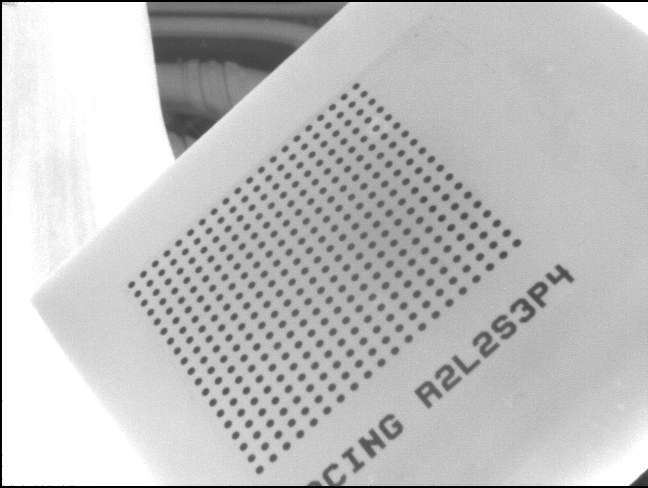
%> input picture 3D/refraction calibration/pictures/010218/a1_w - Copy.tif, 648 x 488 px
$ octave --eval "result = detect_dots_pattern(imread('../pictures/010218/a1_w - Copy.tif'));"   (GNU Octave 9; MATLAB toolbox functions it lacks are replaced by stand-ins)
%> lines starting %> are read from the running program, lines starting %| are printed output that depends on the picture; in (x1, y1, x2, y2) boxes, pixels count from 0 and x2, y2 are one past the last pixel; in counts of white or black regions, pixels touching at a corner belong together; the program's own positions count from 1
%> the loop in detect_dots_pattern, `for i = 1:4` made 1 pass
%> (CC, numPixels) on pass 1: (1 connected component, 262539)
%> pass 1, in lap, `I_lap = imfilter(I,f_lap,'replicate')*sigma^4;`:
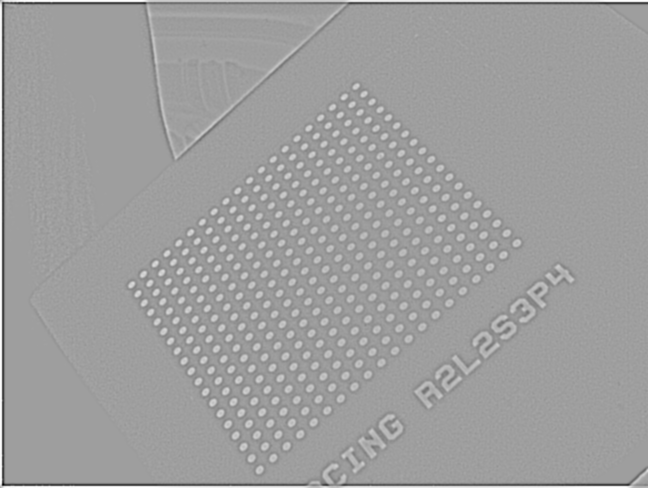
%> I_lap: size 488x648 double; min -0.567, max 0.344, mean -0.000726; drawn with min black and max white
%> pass 1, in detect_dots_pattern, `I_lap = lap(I,sigma,thresh);`:
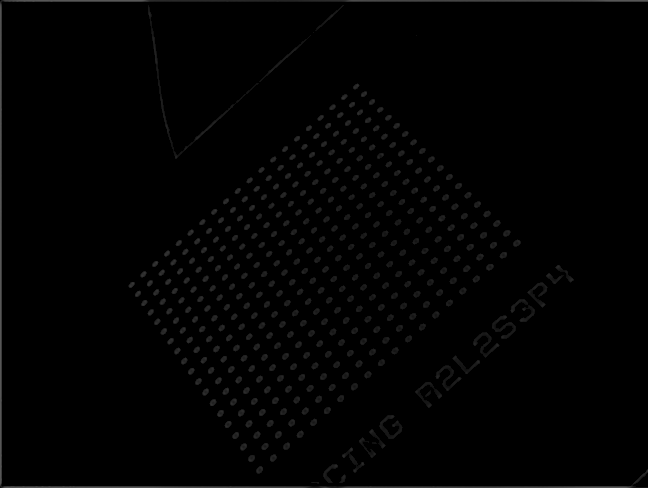
%> I_lap: size 488x648 double; min 0, max 0.344, mean 0.00844
%> pass 1, in detect_dots_pattern, `BW = imbinarize(I_lap,thresh);`:
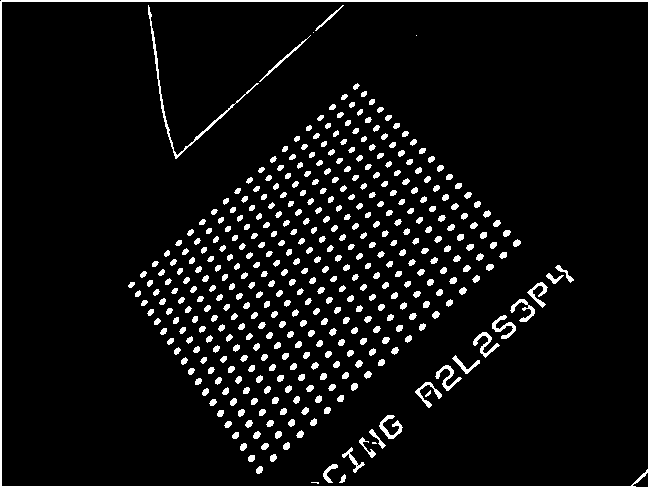
%> BW: size 488x648 logical; 6.3% white; 404 white regions (4 under 20 px), largest, box (x1, y1, x2, y2) and area: (0, 0, 648, 488) 3604, (148, 5, 259, 159) 583, (473, 332, 500, 358) 216
function [pts_sorted, isUsed] = detect_dots_pattern(im)

% test sigma values from 1.2 to 2.4
for i = 1:4
    sigma = 0.8 + 0.4*i;
    thresh = sigma * sigma * 0.04;

    % default values
    pts_sorted = [];
    isUsed = 0;

    % original image to determine area of interest
    I = im2double(im);

    I_lap = lap(I,sigma,thresh);

    BW = imbinarize(I_lap,thresh);
    % get rid of the borders
    BW([1:5,end-5:end],:)=0;
    BW(:,[1:5,end-5:end])=0;

    % determine calibration pattern area
    SE = strel('sphere',round(sigma*4));
    BW_dilated = imdilate(BW,SE);
    BW_filled = imfill(BW_dilated,'holes');
    BW_filling = BW_filled - BW_dilated;

    CC = bwconncomp(BW_filled);
    numPixels = cellfun(@numel,CC.PixelIdxList);
    ct = 0;

    % remove mistakenly selected areas
    while ct < 3
        [biggest,idx] = max(numPixels);
        BW_pattern = false(488,648);
        BW_pattern(CC.PixelIdxList{idx}) = 1;
%> the run ends on the next line
        if sum(sum(BW_pattern.*BW_filling)) > biggest/10
% [100 lines not run here, left out]
% [29 lines left out: function detect_dots_pattern_subpixel, not called in this run]


% find corner points and area of pattern
% [26 lines left out: function find_corners, not called in this run]


% apply laplacian of gaussian filter
function I_lap = lap(I,sigma,thresh)
h = 2*round(3*sigma)+1;
f_lap = fspecial('log',h,sigma);
% I_lap = imfilter(I,lap,'replicate').^2*sigma^4;
I_lap = imfilter(I,f_lap,'replicate')*sigma^4;
I_lap(I_lap<thresh) = 0;
end

$ run again, on 3D/refraction calibration/pictures/010218/a2_w.tif
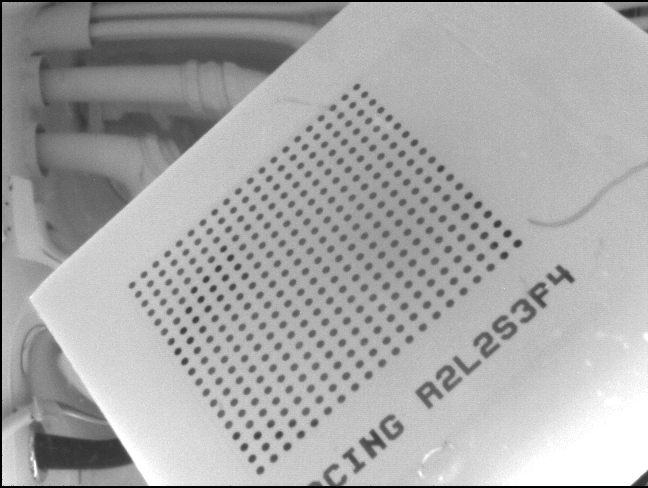
%> input picture 3D/refraction calibration/pictures/010218/a2_w.tif, 648 x 488 px
%> the loop in detect_dots_pattern, `for i = 1:4` made 1 pass
%> (CC, numPixels) on pass 1: (1 connected component, 262544)
%> pass 1, in lap, `I_lap = imfilter(I,f_lap,'replicate')*sigma^4;`:
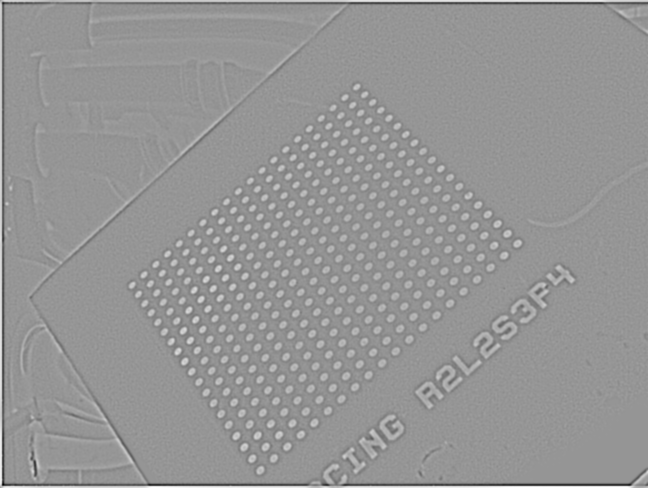
%> I_lap: size 488x648 double; min -0.489, max 0.343, mean -0.000592; drawn with min black and max white
%> pass 1, in detect_dots_pattern, `BW = imbinarize(I_lap,thresh);`:
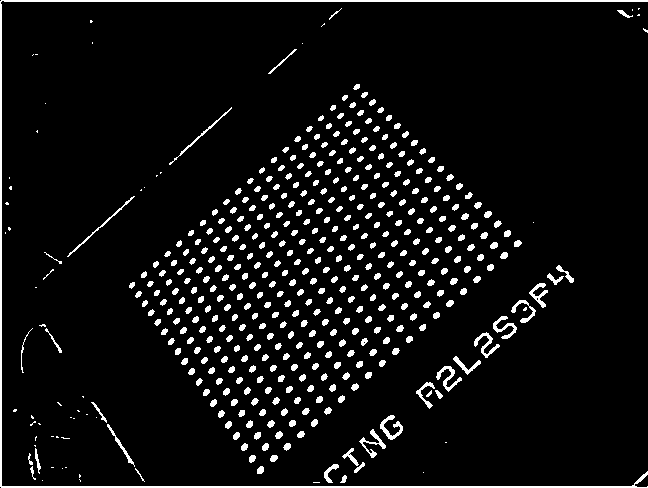
%> BW: size 488x648 logical; 6.2% white; 463 white regions (51 under 20 px), largest, box (x1, y1, x2, y2) and area: (0, 0, 648, 488) 3602, (380, 415, 403, 440) 216, (436, 366, 462, 392) 213

$ run again, on 3D/refraction calibration/pictures/010218/b1_w - Copy.tif
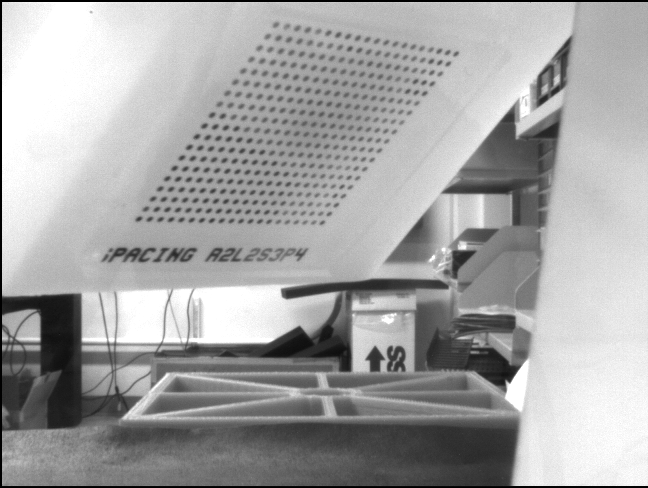
%> input picture 3D/refraction calibration/pictures/010218/b1_w - Copy.tif, 648 x 488 px
%> the loop in detect_dots_pattern, `for i = 1:4` made 1 pass
%> (CC, numPixels) on pass 1: (1 connected component, 262544)
%> pass 1, in lap, `I_lap = imfilter(I,f_lap,'replicate')*sigma^4;`:
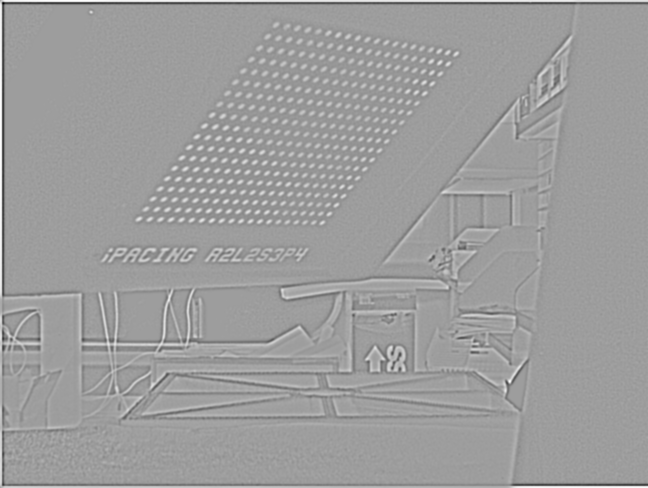
%> I_lap: size 488x648 double; min -0.554, max 0.343, mean -0.000593; drawn with min black and max white
%> pass 1, in detect_dots_pattern, `BW = imbinarize(I_lap,thresh);`:
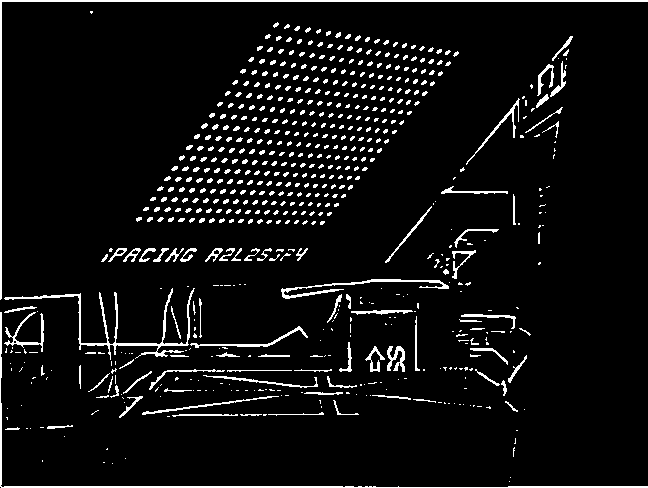
%> BW: size 488x648 logical; 6.3% white; 673 white regions (483 under 20 px), largest, box (x1, y1, x2, y2) and area: (0, 0, 648, 300) 1891, (0, 312, 648, 488) 1470, (4, 288, 195, 360) 1244
